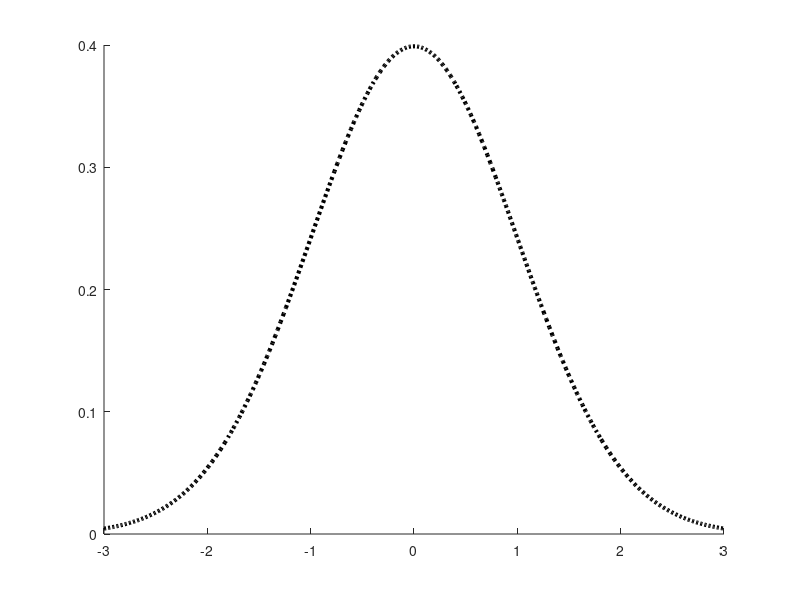
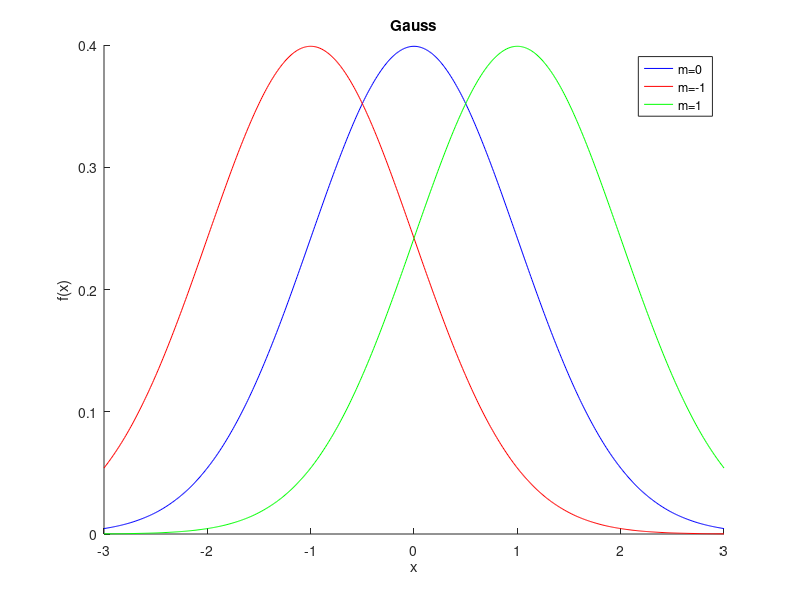
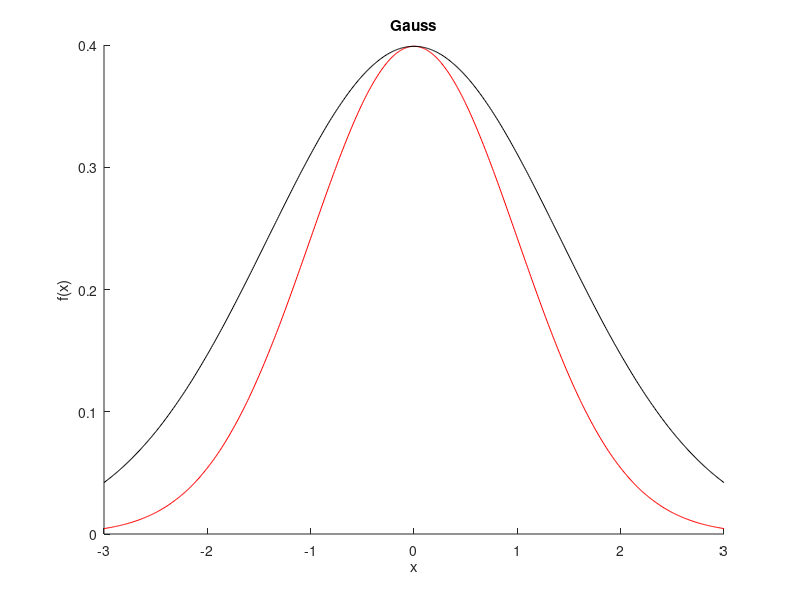

Reproduce these figures in MATLAB, in order.
x = -3 : 0.01 : 3;
m = 0;
s = 1;

f = 1/sqrt(2*pi*s) * exp( -(x-m) .^ 2 / (2*s));
figure(1);
hold on
plot(x, f, 'color', 'k', 'LineWidth', 3, 'LineStyle', ':')

m1 = -1;
m2 = 1;
f1 = 1/sqrt(2*pi*s) * exp( -(x-m1) .^ 2 / (2*s));
f2 = 1/sqrt(2*pi*s) * exp( -(x-m2) .^ 2 / (2*s));

figure(2);
hold on
title('Gauss');
xlabel('x');
ylabel('f(x)');
plot(x, f, 'color', 'b')
plot(x, f1, 'color', 'r')
plot(x, f2, 'color', 'g')
legend('m=0', 'm=-1', 'm=1');

% this is a comment

close all

s1 = 2;
F = 1/sqrt(2*pi*s) * exp( -(x-m) .^ 2 / (2*s1));

figure(3);
hold on
title('Gauss');
xlabel('x');
ylabel('f(x)');
plot(x, f, 'r')
plot(x, F, 'k')

% m value decides the center of the bell
% s controls the width of the bell proportionally -> more belong to average